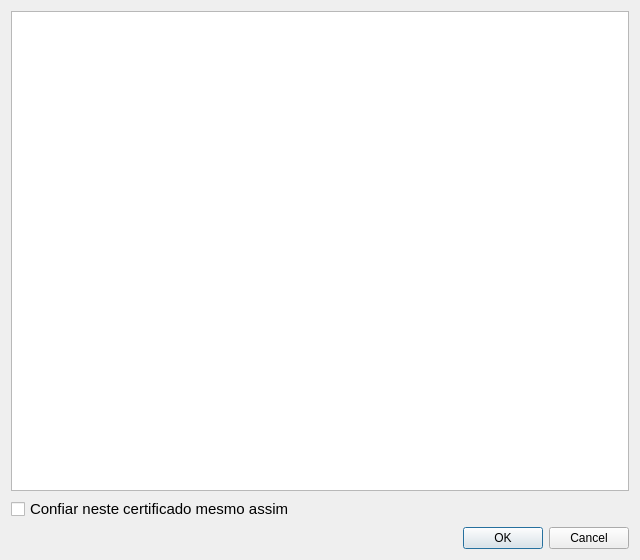
<?xml version="1.0" encoding="UTF-8"?>
<ui version="4.0">
 <class>OCC::SslErrorDialog</class>
 <widget class="QWidget" name="OCC::SslErrorDialog">
  <property name="geometry">
   <rect>
    <x>0</x>
    <y>0</y>
    <width>640</width>
    <height>560</height>
   </rect>
  </property>
  <property name="windowTitle">
   <string>Form</string>
  </property>
  <layout class="QGridLayout" name="gridLayout">
   <item row="1" column="0">
    <widget class="QCheckBox" name="_cbTrustConnect">
     <property name="font">
      <font>
       <pointsize>11</pointsize>
      </font>
     </property>
     <property name="text">
      <string>Confiar neste certificado mesmo assim</string>
     </property>
    </widget>
   </item>
   <item row="2" column="0">
    <widget class="QDialogButtonBox" name="_dialogButtonBox">
     <property name="standardButtons">
      <set>QDialogButtonBox::Cancel|QDialogButtonBox::Ok</set>
     </property>
    </widget>
   </item>
   <item row="0" column="0">
    <widget class="QTextBrowser" name="_tbErrors">
     <property name="openExternalLinks">
      <bool>true</bool>
     </property>
    </widget>
   </item>
  </layout>
 </widget>
 <resources/>
 <connections/>
</ui>
